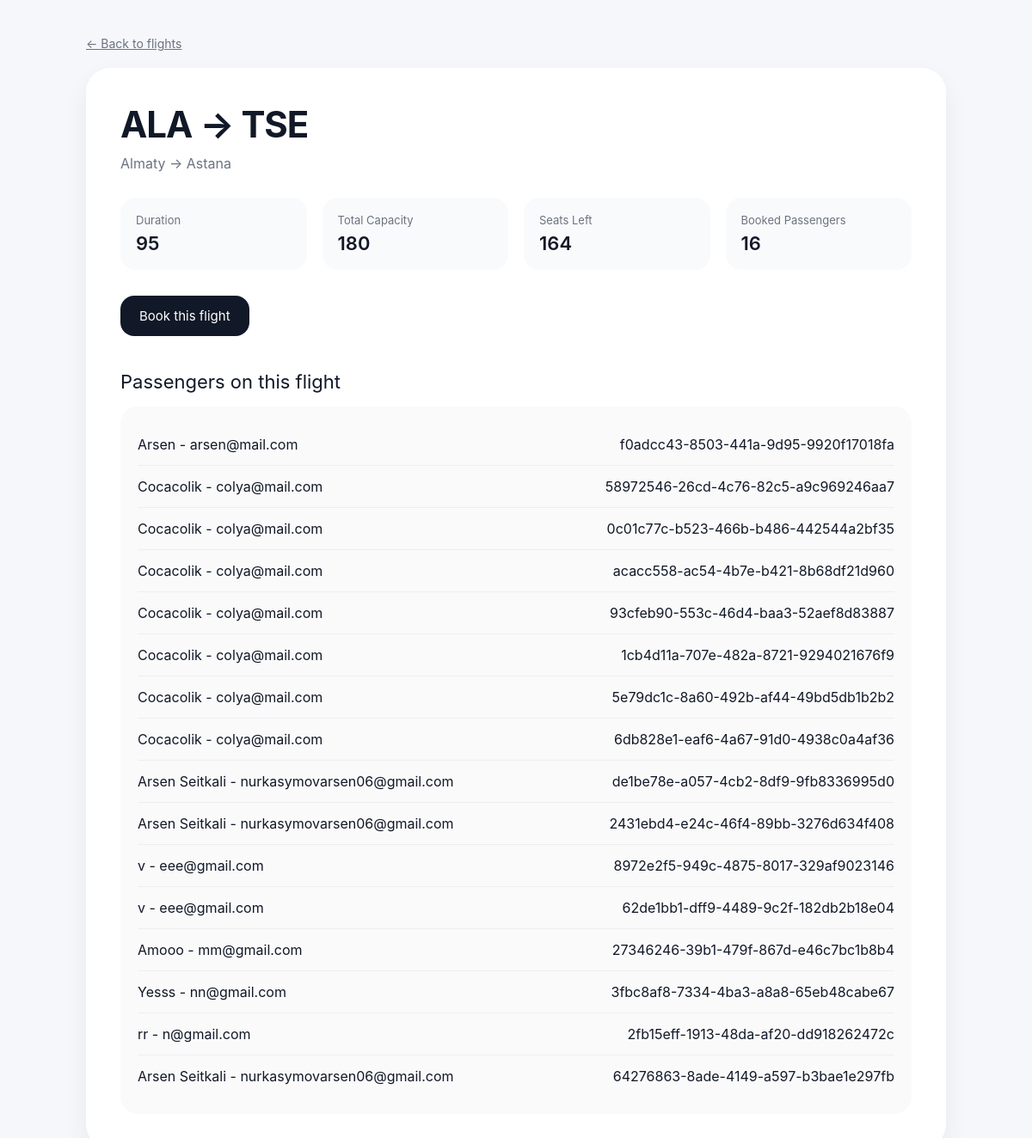
The page /flight/1/ (signed in) on the database its author committed.
### flights/models.py (models this page shows, shortened)
class Flight(models.Model):
    origin = models.ForeignKey(
        Airport,
        on_delete=models.CASCADE,
        related_name="departures"
    )
    destination = models.ForeignKey(
        Airport,
        on_delete=models.CASCADE,
        related_name="arrivals"
    )
    duration = models.IntegerField()
    capacity = models.PositiveIntegerField()

class Airport(models.Model):
    code = models.CharField(max_length=3, unique=True)
    city = models.CharField(max_length=64)

class Booking(models.Model):
    passenger = models.ForeignKey(Passenger, on_delete=models.CASCADE, related_name="bookings")
    user = models.ForeignKey(User, on_delete=models.CASCADE, related_name="bookings", null=True, blank=True)
    flight = models.ForeignKey(Flight, on_delete=models.CASCADE, related_name="bookings")
    booking_code = models.UUIDField(default=uuid.uuid4, unique=True, editable=False)

class Passenger(models.Model):
    name = models.CharField(max_length=32)
    email = models.EmailField(unique=True)

### flights/views.py (the view)
# urls.py: path("flight/<int:flight_id>/", views.flight, name="flight"),
def flight(request, flight_id):
    flight = get_object_or_404(Flight, pk=flight_id)
    booked_passengers = flight.bookings.count()
    seats_left = flight.capacity - booked_passengers
    can_view_passengers = request.user.is_authenticated and request.user.is_staff
    return render(request, "flights/flight.html", {
        "flight": flight,
        "seats_left": seats_left,
        "booked_passengers": booked_passengers,
        "can_view_passengers": can_view_passengers,
    })

### flights/templates/flights/flight.html (shortened to what this page needs)
{% load static %}
<!DOCTYPE html>
<html lang="en">
<head>
    <link rel="stylesheet" href="{% static 'flights/flight.css' %}">
</head>
<body>
<div class="container">
<a href="{% url 'index' %}" class="back">← Back to flights</a>
<div class="flight-card">
<div class="route">
{{ flight.origin.code }} → {{ flight.destination.code }}
</div>
<div class="cities">
{{ flight.origin.city }} → {{ flight.destination.city }}
</div>
<div class="info-grid">
<div class="info-box">
<div class="label">Duration</div>
<div class="value">{{ flight.duration }}</div>
</div>
<div class="info-box">
<div class="label">Total Capacity</div>
<div class="value">{{ flight.capacity }}</div>
</div>
<div class="info-box">
<div class="label">Seats Left</div>
<div class="value">{{ seats_left }}</div>
</div>
<div class="info-box">
<div class="label">Booked Passengers</div>
<div class="value">{{ booked_passengers }}</div>
</div>
</div>
<a href="{% url 'book_flight' flight.id %}" class="book-btn">Book this flight</a>
{% if can_view_passengers %}
    <div class="section-title">
    Passengers on this flight
    </div>
    <div class="passenger-list">
    {% for booking in flight.bookings.all %}
    <div class="passenger">
        <div>{{ booking.passenger.name }} - {{ booking.passenger.email }}</div>
        <div>{{ booking.booking_code }}</div>
    </div>
    {% empty %}
    <p>No passengers yet</p>
    {% endfor %}
    </div>
{% endif %}
</div>
</div>
</body>
</html>

### flights/static/flights/flight.css (style rules this page uses)
* { margin:0; padding:0; box-sizing:border-box; }
body { font-family: Inter, Arial, sans-serif; background:#f6f7fb; color:#111827; }
.container { width:90%; max-width:1000px; margin:auto; padding:40px 0; }
.back { display:inline-block; margin-bottom:20px; color:#6b7280; font-size:14px; }
.flight-card { background:white; border-radius:28px; padding:40px; box-shadow:0 12px 30px rgba(0,0,0,0.06); }
.route { font-size:42px; font-weight:700; letter-spacing:-1px; margin-bottom:10px; }
.cities { color:#6b7280; margin-bottom:30px; font-size:16px; }
.info-grid { display:grid; grid-template-columns:repeat(auto-fit,minmax(180px,1fr)); gap:18px; margin-bottom:30px; }
.info-box { background:#f9fafb; border-radius:18px; padding:18px; }
.label { font-size:13px; color:#6b7280; margin-bottom:6px; }
.value { font-size:22px; font-weight:600; }
.book-btn { display:inline-block; padding:14px 22px; background:#111827; color:white; border-radius:16px; text-decoration:none; font-size:15px; margin-bottom:40px; }
.section-title { font-size:22px; margin-bottom:16px; }
.passenger-list { background:#fafafa; border-radius:20px; padding:20px; }
.passenger { display:flex; justify-content:space-between; padding:14px 0; border-bottom:1px solid #eceff3; }
.passenger:last-child { border-bottom:none; }

### rows shown on the page
Flight: origin.code "ALA", destination.code "TSE", origin.city "Almaty", destination.city "Astana", duration "95", capacity "180"
Booking: passenger.name "Arsen", passenger.email "arsen@mail.com", booking_code "f0adcc43-8503-441a-9d95-9920f17018fa"
Booking: passenger.name "Cocacolik", passenger.email "colya@mail.com", booking_code "58972546-26cd-4c76-82c5-a9c969246aa7"
Booking: passenger.name "Cocacolik", passenger.email "colya@mail.com", booking_code "0c01c77c-b523-466b-b486-442544a2bf35"
Booking: passenger.name "Cocacolik", passenger.email "colya@mail.com", booking_code "acacc558-ac54-4b7e-b421-8b68df21d960"
Booking: passenger.name "Cocacolik", passenger.email "colya@mail.com", booking_code "93cfeb90-553c-46d4-baa3-52aef8d83887"
Booking: passenger.name "Cocacolik", passenger.email "colya@mail.com", booking_code "1cb4d11a-707e-482a-8721-9294021676f9"
Booking: passenger.name "Cocacolik", passenger.email "colya@mail.com", booking_code "5e79dc1c-8a60-492b-af44-49bd5db1b2b2"
Booking: passenger.name "Cocacolik", passenger.email "colya@mail.com", booking_code "6db828e1-eaf6-4a67-91d0-4938c0a4af36"
Booking: passenger.name "Arsen Seitkali", passenger.email "nurkasymovarsen06@gmail.com", booking_code "de1be78e-a057-4cb2-8df9-9fb8336995d0"
Booking: passenger.name "Arsen Seitkali", passenger.email "nurkasymovarsen06@gmail.com", booking_code "2431ebd4-e24c-46f4-89bb-3276d634f408"
Booking: passenger.name "v", passenger.email "eee@gmail.com", booking_code "8972e2f5-949c-4875-8017-329af9023146"
Booking: passenger.name "v", passenger.email "eee@gmail.com", booking_code "62de1bb1-dff9-4489-9c2f-182db2b18e04"
Booking: passenger.name "Amooo", passenger.email "mm@gmail.com", booking_code "27346246-39b1-479f-867d-e46c7bc1b8b4"
Booking: passenger.name "Yesss", passenger.email "nn@gmail.com", booking_code "3fbc8af8-7334-4ba3-a8a8-65eb48cabe67"
Booking: passenger.name "rr", passenger.email "n@gmail.com", booking_code "2fb15eff-1913-48da-af20-dd918262472c"
Booking: passenger.name "Arsen Seitkali", passenger.email "nurkasymovarsen06@gmail.com", booking_code "64276863-8ade-4149-a597-b3bae1e297fb"

### other values the page prints
{{ seats_left }} "164"
{{ booked_passengers }} "16"
